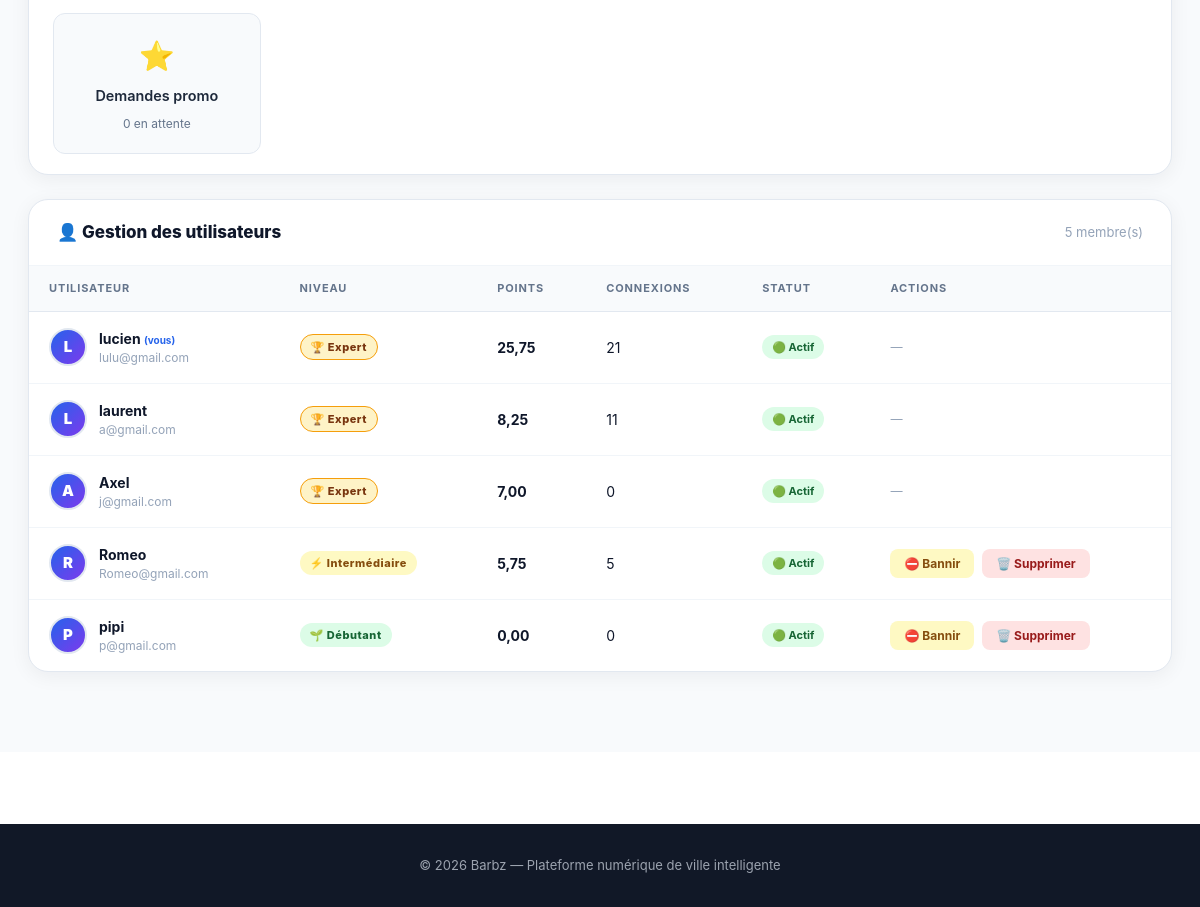
Page /admin-dashboard/ (signed in, lower part) on the earlier database version.
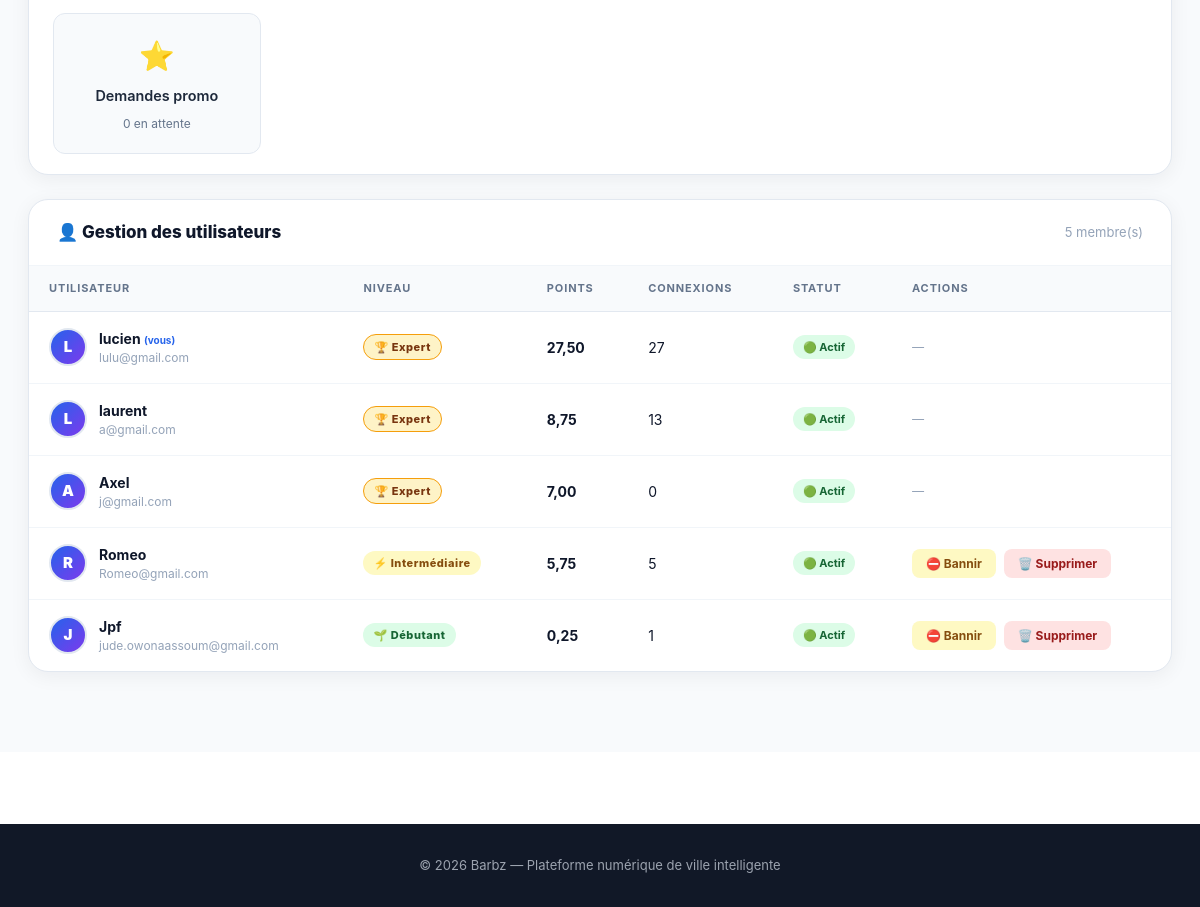
Same page on the later database version.
### monapp/models.py (models this page shows, shortened)
class Personne(models.Model):
    GENRE_CHOIX = [('H', 'Homme'), ('F', 'Femme')]
    TYPE_MEMBRE = [
        ('visiteur', 'Visiteur'),
        ('simple', 'Simple'),
        ('complexe', 'Complexe'),
        ('administrateur', 'Administrateur'),
    ]
    user           = models.OneToOneField(User, on_delete=models.CASCADE)
    age            = models.IntegerField(default=0)
    sexe           = models.CharField(max_length=10, choices=GENRE_CHOIX, default='H')
    type_membre    = models.CharField(max_length=30, choices=TYPE_MEMBRE, default='visiteur')
    photo          = models.ImageField(upload_to='photo/personne/', null=True, blank=True)
    date_naissance = models.DateField(null=True, blank=True)
    points         = models.FloatField(default=0)
    nb_connexions  = models.IntegerField(default=0)
    nb_actions     = models.IntegerField(default=0)
    niveau             = models.CharField(max_length=20, default='debutant')
    email_confirme     = models.BooleanField(default=False)
    token_confirmation = models.CharField(max_length=64, blank=True, null=True)

### monapp/views.py (the view)
        def wrapper(request, *args, **kwargs):
            if not request.user.is_authenticated:
                return redirect('connexion')
            try:
                personne = request.user.personne
                est_superuser = request.user.is_superuser
                est_admin     = est_superuser or personne.type_membre == 'administrateur'
                est_expert    = est_admin or personne.niveau == 'expert'
                if 'administrateur' in niveaux and not est_admin:
                    messages.error(request, "⛔ Accès refusé. Réservé aux administrateurs.")
                    return redirect('accueil')
                elif 'administrateur' not in niveaux and 'expert' in niveaux and not est_expert:
                    messages.error(request, "⛔ Accès refusé. Niveau expert requis.")
                    return redirect('accueil')
            except Exception:
                return redirect('accueil')
            return view_func(request, *args, **kwargs)

### monapp/views.py (called while the page is built)
@niveau_requis('administrateur')
def admin_dashboard(request):
    membres = Personne.objects.select_related('user').order_by('-points')
    nb_demandes_en_attente = DemandePromotion.objects.filter(statut='en_attente').count()
    return render(request, 'monapp/admin_dashboard.html', {
        'membres': membres,
        'page_active': 'admin',
        'nb_demandes_en_attente': nb_demandes_en_attente,
    })

### monapp/templates/monapp/admin_dashboard.html (shortened to what the changed rows need)
{% extends 'monapp/base.html' %}
{% load static %}
{% block content %}
<div class="admin-page">
    <div class="wrap">
        <div class="admin-card">
            <table class="admin-table">
                <thead>
                    <tr>
                        <th>Utilisateur</th>
                        <th>Niveau</th>
                        <th>Points</th>
                        <th>Connexions</th>
                        <th>Statut</th>
                        <th>Actions</th>
                    </tr>
                </thead>
                <tbody>
                    {% for membre in membres %}
                    <tr>
                        <td>
                            <div class="user-cell">
                                <div class="user-avatar-sm">
                                    {% if membre.photo %}
                                        <img src="{{ membre.photo.url }}" alt="{{ membre.user.username }}">
                                    {% else %}
                                        {{ membre.user.username|first|upper }}
                                    {% endif %}
                                </div>
                                <div>
                                    <div class="user-name">
                                        {{ membre.user.username }}
                                        {% if membre.user == request.user %}
                                            <span style="font-size:10px; color:#2563eb; font-weight:700;">(vous)</span>
                                        {% endif %}
                                    </div>
                                    <div class="user-email">{{ membre.user.email|default:"—" }}</div>
                                </div>
                            </div>
                        </td>
                        <td>
                            <span class="niveau-pill {{ membre.niveau }}">
                                {% if membre.niveau == 'debutant' %}🌱 Débutant
                                {% elif membre.niveau == 'intermediaire' %}⚡ Intermédiaire
                                {% elif membre.niveau == 'avance' %}🔥 Avancé
                                {% elif membre.niveau == 'expert' %}🏆 Expert
                                {% endif %}
                            </span>
                        </td>
                        <td><strong>{{ membre.points|floatformat:2 }}</strong></td>
                        <td>{{ membre.nb_connexions }}</td>
                        <td>
                            {% if membre.user.is_active %}
                                <span class="statut-pill actif">🟢 Actif</span>
                            {% else %}
                                <span class="statut-pill banni">🔴 Banni</span>
                            {% endif %}
                        </td>
                        <td>
                            <div class="actions-cell">
                                {% if membre.user != request.user and membre.niveau != 'expert' %}
                                    {% if membre.user.is_active %}
                                        <button class="btn-ban suspend"
                                                onclick="openModal('ban', {{ membre.user.id }}, '{{ membre.user.username }}')">
                                            ⛔ Bannir
                                        </button>
                                    {% else %}
                                        <form method="POST" action="{% url 'reactiver_utilisateur' membre.user.id %}" style="display:inline;">
                                            {% csrf_token %}
                                            <button type="submit" class="btn-ban reactive">✅ Réactiver</button>
                                        </form>
                                    {% endif %}
                                    <button class="btn-ban delete"
                                            onclick="openModal('delete', {{ membre.user.id }}, '{{ membre.user.username }}')">
                                        🗑️ Supprimer
                                    </button>
                                {% else %}
                                    <span style="font-size:12px; color:#94a3b8; font-style:italic;">—</span>
                                {% endif %}
                            </div>
                        </td>
                    </tr>
                    {% endfor %}
                </tbody>
            </table>
        </div>
    </div>
</div>
{% endblock %}

Differences in the rows shown:
removed Personne: user.username|first "P", user.username "pipi", user.email "p@gmail.com", niveau "🌱 Débutant", points "0,00", nb_connexions "0", shows "🟢 Actif"
changed Personne "lucien": points "25,75" → "27,50"; nb_connexions "21" → "27"
changed Personne "laurent": points "8,25" → "8,75"; nb_connexions "11" → "13"
added Personne: user.username|first "J", user.username "Jpf", user.email "jude.owonaassoum@gmail.com", niveau "🌱 Débutant", points "0,25", nb_connexions "1", shows "🟢 Actif"
